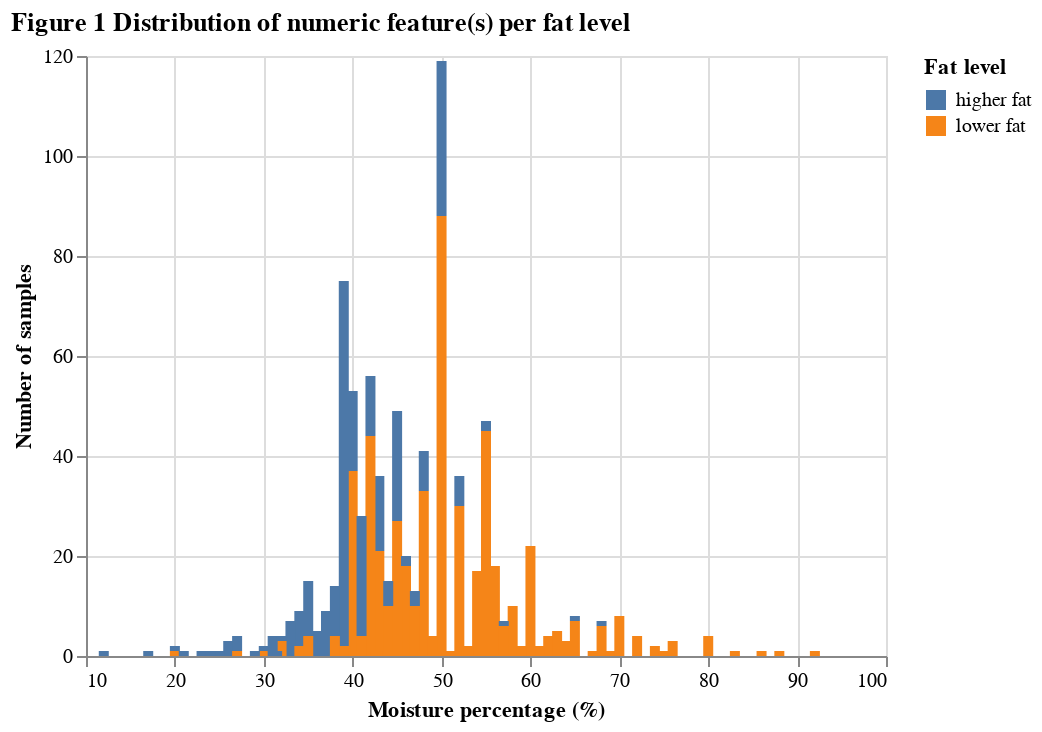

Write notebook code for a chart like this one.
### Markdown cell above
In the EDA stage, plotting is an effective and efficient tool to visually explore if there are some types of **patterns or relationships between the target feature and input features**. Three bar charts have been generated as below to visualize the distribution of distinct categories of features (except the text features) as per the fat level.

### Code cell
# Plot the distribution of numeric feature(s) per fat level
plot_1_dist_num = alt.Chart(train_df).mark_bar().encode(
    alt.X(alt.repeat(),type='quantitative',title="Moisture percentage (%)"),
    alt.Y('count():Q',title="Number of samples"),
    alt.Color('FatLevel:N',title="Fat level")
).repeat(numeric_features).properties(title="Figure 1 Distribution of numeric feature(s) per fat level")

plot_1_dist_num

### Figure 1 — Vega-Lite specification as saved in the notebook (floating-point values rounded to 4 significant figures; data arrays with more than 128 entries replaced by an {"elided": "..."} marker saying what was removed)
{"config": {"view": {"continuousWidth": 400, "continuousHeight": 300}}, "repeat": ["MoisturePercent"], "spec": {"data": {"name": "data-06d58826f942e3391c8aad9cd1ad5295"}, "mark": "bar", "encoding": {"color": {"type": "nominal", "field": "FatLevel", "title": "Fat level"}, "x": {"type": "quantitative", "field": {"repeat": "repeat"}, "title": "Moisture percentage (%)"}, "y": {"type": "quantitative", "aggregate": "count", "title": "Number of samples"}}}, "title": "Figure 1 Distribution of numeric feature(s) per fat level", "$schema": "https://vega.github.io/schema/vega-lite/v4.8.1.json", "datasets": {"data-06d58826f942e3391c8aad9cd1ad5295": {"elided": "833 records"}}}
